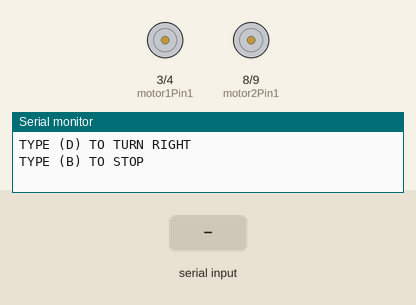
A sketch run on a simulated Arduino Uno, built with avr-gcc and run on an emulated ATmega328P. Shown: motor-driver pin pairs drawn as motors (green arrow = first pin HIGH = forward, orange = second pin HIGH = backward, longer = more drive, scaled by the enable pin), the last lines printed to the serial monitor. The inputs (shaded band) are chosen by the test bench.

Above: at 1.2 s.
1.3 s: "W" received over Serial
At 1.7 s:
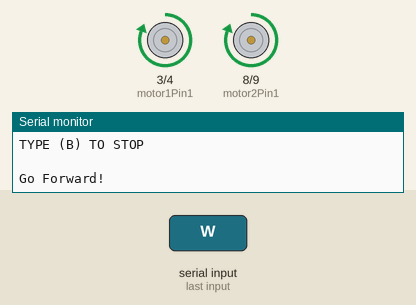
2.8 s: byte 83 ('S') received over Serial
At 4.0 s:
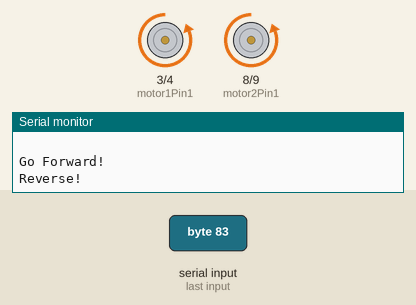
4.3 s: "D" received over Serial
At 5.2 s:
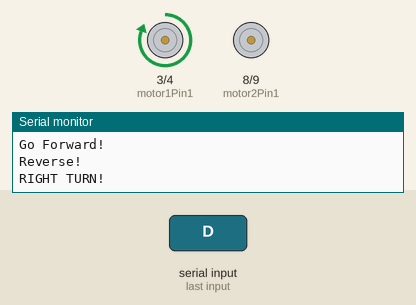
5.8 s: "E" received over Serial
At 6.3 s:
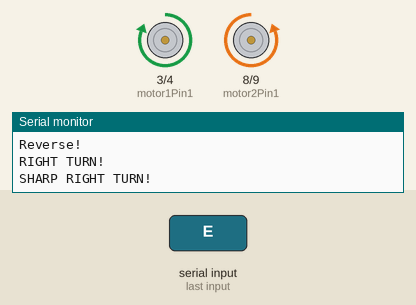
7.3 s: "A" received over Serial
At 8.5 s:
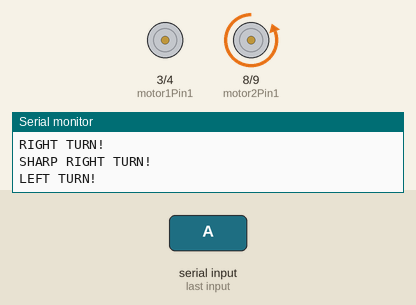
8.8 s: "Q" received over Serial
At 9.8 s:
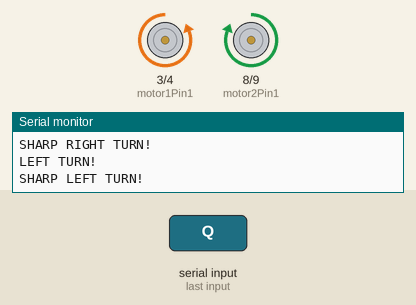
Timing chart, 0 to 11.3 s (numbered marks = the images above; inputs shaded):
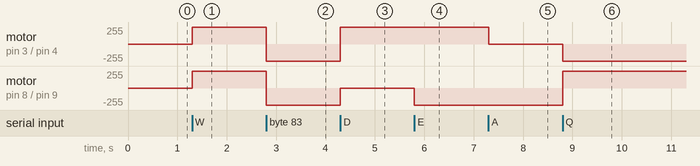

Measured:
- after the input at 1.3 s, motor on pin 3 (motor1Pin1) / pin 4 (motor1Pin2), motor on pin 8 (motor2Pin1) / pin 9 (motor2Pin2): stopped → forward 255/255 at once
- after the input at 2.8 s, motor on pin 3 (motor1Pin1) / pin 4 (motor1Pin2), motor on pin 8 (motor2Pin1) / pin 9 (motor2Pin2): forward 255/255 → backward 255/255 at once
- after the input at 4.3 s, motor on pin 3 (motor1Pin1) / pin 4 (motor1Pin2): backward 255/255 → forward 255/255 at once; motor on pin 8 (motor2Pin1) / pin 9 (motor2Pin2): backward 255/255 → stopped at once
- after the input at 5.8 s, motor on pin 8 (motor2Pin1) / pin 9 (motor2Pin2): stopped → backward 255/255 at once
- after the input at 7.3 s, motor on pin 3 (motor1Pin1) / pin 4 (motor1Pin2): forward 255/255 → stopped at once
- after the input at 8.8 s, motor on pin 3 (motor1Pin1) / pin 4 (motor1Pin2): stopped → backward 255/255 at once; motor on pin 8 (motor2Pin1) / pin 9 (motor2Pin2): backward 255/255 → forward 255/255 at once

The sketch:

2WHEEL.ino
```cpp
// Motor 1
int motor1Pin1 = 3; // pin 2 on L293D IC
int motor1Pin2 = 4; // pin 7 on L293D IC
int enable1Pin = 6; // pin 1 on L293D IC

// Motor 2
int motor2Pin1 = 8; // pin 10 on L293D IC
int motor2Pin2 = 9; // pin 15 on L293D IC
int enable2Pin = 11; // pin 9 on L293D IC

int state;
int flag=0;
int stateStop=0;
void setup() {

    pinMode(motor1Pin1, OUTPUT);
    pinMode(motor1Pin2, OUTPUT);
    pinMode(enable1Pin, OUTPUT);
    pinMode(motor2Pin1, OUTPUT);
    pinMode(motor2Pin2, OUTPUT);
    pinMode(enable2Pin, OUTPUT);

    digitalWrite(enable1Pin, HIGH);
    digitalWrite(enable2Pin, HIGH);

    Serial.begin(9600);
    Serial.println("2 WHEELED ROBO CART SIMULATION");
    Serial.println("TYPE (W) TO FORWARD");
    Serial.println("TYPE (S) TO BACKWARD OR REVERSE");
    Serial.println("TYPE (A) TO TURN LEFT");
    Serial.println("TYPE (D) TO TURN RIGHT");
    Serial.println("TYPE (B) TO STOP");
    Serial.println(" ");
}

void loop() {

    if(Serial.available() > 0){
      state = Serial.read();
      flag=0;
    }

    if (state == 'W' || state == 'w') {
        digitalWrite(motor1Pin1, HIGH);
        digitalWrite(motor1Pin2, LOW);
        digitalWrite(motor2Pin1, HIGH);
        digitalWrite(motor2Pin2, LOW);
        if(flag == 0){
          Serial.println("Go Forward!");
          flag=1;
        }
     }
    if (state == 'D' || state == 'd') {
        digitalWrite(motor1Pin1, HIGH);
        digitalWrite(motor1Pin2, LOW);
        digitalWrite(motor2Pin1, LOW);
        digitalWrite(motor2Pin2, LOW);
        if(flag == 0){
          Serial.println("RIGHT TURN!");
          flag=1;
        }
    }

    if (state == 'E' || state == 'e') {
        digitalWrite(motor1Pin1, HIGH);
        digitalWrite(motor1Pin2, LOW);
        digitalWrite(motor2Pin1, LOW);
        digitalWrite(motor2Pin2, HIGH);
        if(flag == 0){
          Serial.println("SHARP RIGHT TURN!");
          flag=1;
        }
    }

    if (state == 'A' || state == 'a') {
        digitalWrite(motor1Pin1, LOW);
        digitalWrite(motor1Pin2, LOW);
        digitalWrite(motor2Pin1, LOW);
        digitalWrite(motor2Pin2, HIGH);
        if(flag == 0){
          Serial.println("LEFT TURN!");
          flag=1;
        }
    }

    if (state == 'Q' || state == 'q') {
        digitalWrite(motor1Pin1, LOW);
        digitalWrite(motor1Pin2, HIGH);
        digitalWrite(motor2Pin1, HIGH);
        digitalWrite(motor2Pin2, LOW);
        if(flag == 0){
          Serial.println("SHARP LEFT TURN!");
          flag=1;
        }
    }
    else if (state == 'B' || state == 'b') {
        digitalWrite(motor1Pin1, LOW);
        digitalWrite(motor1Pin2, LOW);
        digitalWrite(motor2Pin1, LOW);
        digitalWrite(motor2Pin2, LOW);
        if(flag == 0){
          Serial.println("STOP!");
          flag=1;
        }
        stateStop=0;
    }

    else if (state == 'S' || state == 's') {
        digitalWrite(motor1Pin1, LOW);
        digitalWrite(motor1Pin2, HIGH);
        digitalWrite(motor2Pin1, LOW);
        digitalWrite(motor2Pin2, HIGH);
        if(flag == 0){
          Serial.println("Reverse!");
          flag=1;
        }
    }

}
```
